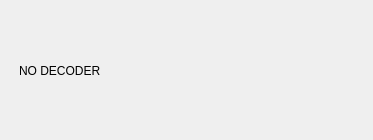
<?xml version="1.0" encoding="UTF-8"?>
<ui version="4.0">
 <class>Form</class>
 <widget class="QWidget" name="Form">
  <property name="geometry">
   <rect>
    <x>0</x>
    <y>0</y>
    <width>373</width>
    <height>140</height>
   </rect>
  </property>
  <property name="windowTitle">
   <string>Form</string>
  </property>
  <widget class="QFrame" name="frame">
   <property name="geometry">
    <rect>
     <x>10</x>
     <y>20</y>
     <width>261</width>
     <height>101</height>
    </rect>
   </property>
   <property name="sizePolicy">
    <sizepolicy hsizetype="Maximum" vsizetype="Maximum">
     <horstretch>0</horstretch>
     <verstretch>0</verstretch>
    </sizepolicy>
   </property>
   <layout class="QGridLayout" name="gridLayout">
    <item row="0" column="0">
     <widget class="QLabel" name="label">
      <property name="text">
       <string>NO DECODER</string>
      </property>
     </widget>
    </item>
   </layout>
  </widget>
 </widget>
 <resources/>
 <connections/>
</ui>
